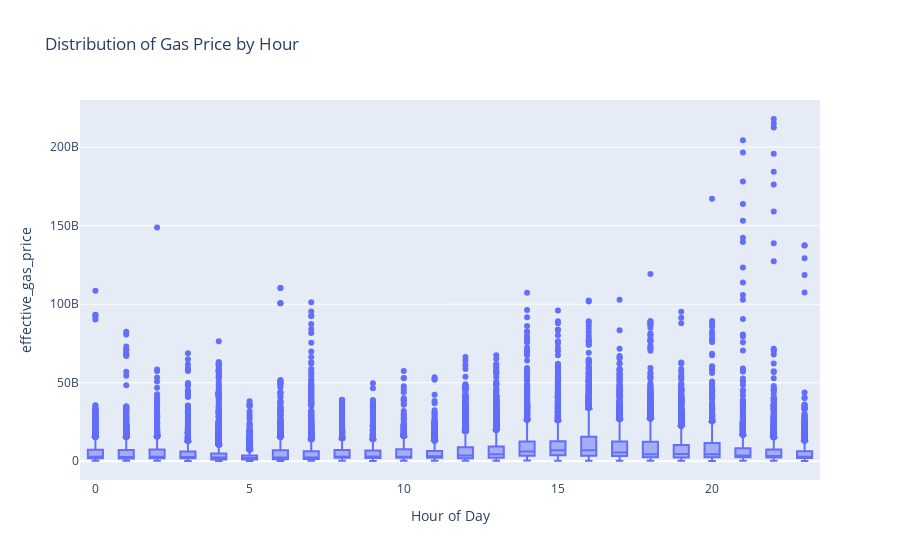

The notebook cell this image was saved under:
### Code cell
fig = px.box(
    df,
    x="hour",
    y="effective_gas_price",
    points="outliers",  # show individual outlier points
    labels={"hour": "Hour of Day", "gas_price_gwei": "Gas Price (Gwei)"},
    title="Distribution of Gas Price by Hour",
)

fig.show()

### Figure 1 — Plotly figure (JSON) as saved in the notebook; plotly's stock layout.template omitted (floating-point values rounded to 4 significant figures; data arrays with more than 128 entries replaced by an {"elided": "..."} marker saying what was removed)
{"data": [{"alignmentgroup": "True", "boxpoints": "outliers", "hovertemplate": "Hour of Day=%{x}<br>effective_gas_price=%{y}<extra></extra>", "legendgroup": "", "marker": {"color": "#636efa"}, "name": "", "notched": false, "offsetgroup": "", "orientation": "v", "showlegend": false, "type": "box", "x": {"elided": "54079 int values"}, "x0": " ", "xaxis": "x", "y": {"elided": "54079 int values"}, "y0": " ", "yaxis": "y"}], "layout": {"boxmode": "group", "legend": {"tracegroupgap": 0}, "title": {"text": "Distribution of Gas Price by Hour"}, "xaxis": {"anchor": "y", "domain": [0, 1], "title": {"text": "Hour of Day"}}, "yaxis": {"anchor": "x", "domain": [0, 1], "title": {"text": "effective_gas_price"}}}}
